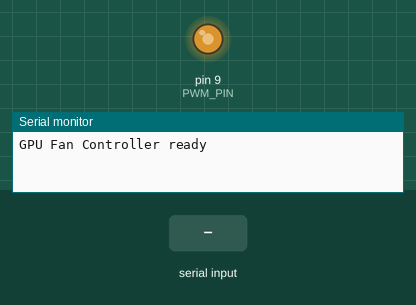
The sketch below on a simulated Arduino Uno, built with avr-gcc and run on an emulated ATmega328P. On the bench: output pins drawn as LEDs (lit = HIGH), the last lines printed to the serial monitor. Inputs (shaded band) come from the test bench.

Above: at 1.2 s.
1.3 s: byte 30 received over Serial
At 2.5 s:
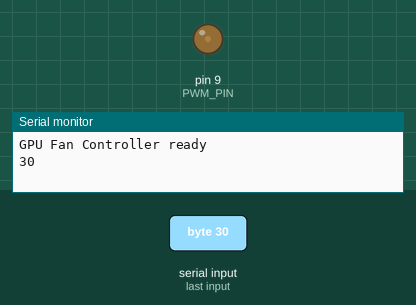
2.8 s: byte 90 received over Serial
At 3.9 s:
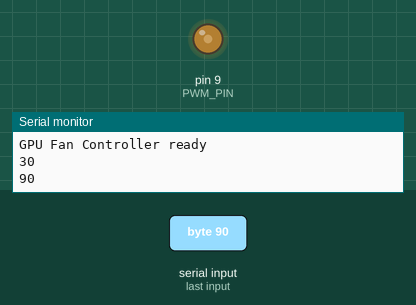
Timing chart, 0 to 7.3 s (numbered marks = the images above; inputs shaded):
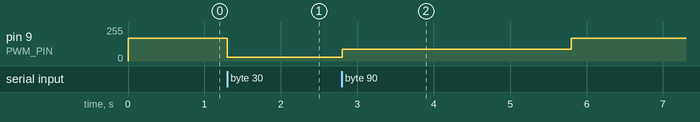

The sketch:

fan_controller.ino
```cpp
// 25kHz PWM GPU Fan Controller via Serial
// Receives PWM duty cycle (0-255) over USB Serial and outputs 25kHz PWM on D9

const int PWM_PIN = 9;
const unsigned long TIMEOUT_MS = 3000;  // Fallback after 3s of no data (PC polls every 0.5s)

// Default safe duty cycle (170/255 = ~67%) — matches user's current setting
const uint8_t DEFAULT_DUTY = 170;

volatile uint8_t current_duty = DEFAULT_DUTY;
volatile unsigned long last_rx_time = 0;

void setup() {
  Serial.begin(115200);

  // Configure Timer1 for 25kHz Fast PWM on pin 9 (OCR1A)
  // Mode 14 (Fast PWM, ICR1 as TOP), prescaler 1
  // f_PWM = 16MHz / (1 * (ICR1 + 1))
  // For 25kHz: ICR1 = 16,000,000 / 25,000 - 1 = 639
  pinMode(PWM_PIN, OUTPUT);
  TCCR1A = _BV(COM1A1) | _BV(WGM11);                     // Non-inverting, Fast PWM (mode 14)
  TCCR1B = _BV(WGM13) | _BV(WGM12) | _BV(CS10);          // Mode 14, prescaler 1
  ICR1 = 639;                                             // TOP = 639 → 25kHz
  OCR1A = map(DEFAULT_DUTY, 0, 255, 0, 639);             // Set initial duty

  Serial.println("GPU Fan Controller ready");
}

void loop() {
  // Read incoming PWM value (0-255) as a single byte
  if (Serial.available()) {
    uint8_t val = Serial.read();
    set_pwm(val);
    last_rx_time = millis();
    // Echo back for confirmation
    Serial.println(val);
  }

  // Fallback: if no data received for TIMEOUT_MS, revert to default
  if (millis() - last_rx_time > TIMEOUT_MS && current_duty != DEFAULT_DUTY) {
    set_pwm(DEFAULT_DUTY);
  }
}

void set_pwm(uint8_t duty) {
  current_duty = duty;
  // Scale 0-255 → 0-639 (ICR1 range) for 25kHz PWM
  OCR1A = map(duty, 0, 255, 0, 639);
}
```

Measured:
- after the input at 1.3 s, pin 9 (PWM_PIN): 170/255 → 30/255 at once
- after the input at 2.8 s, pin 9 (PWM_PIN): 30/255 → 90/255 at once, → 170/255 3.0 s later
